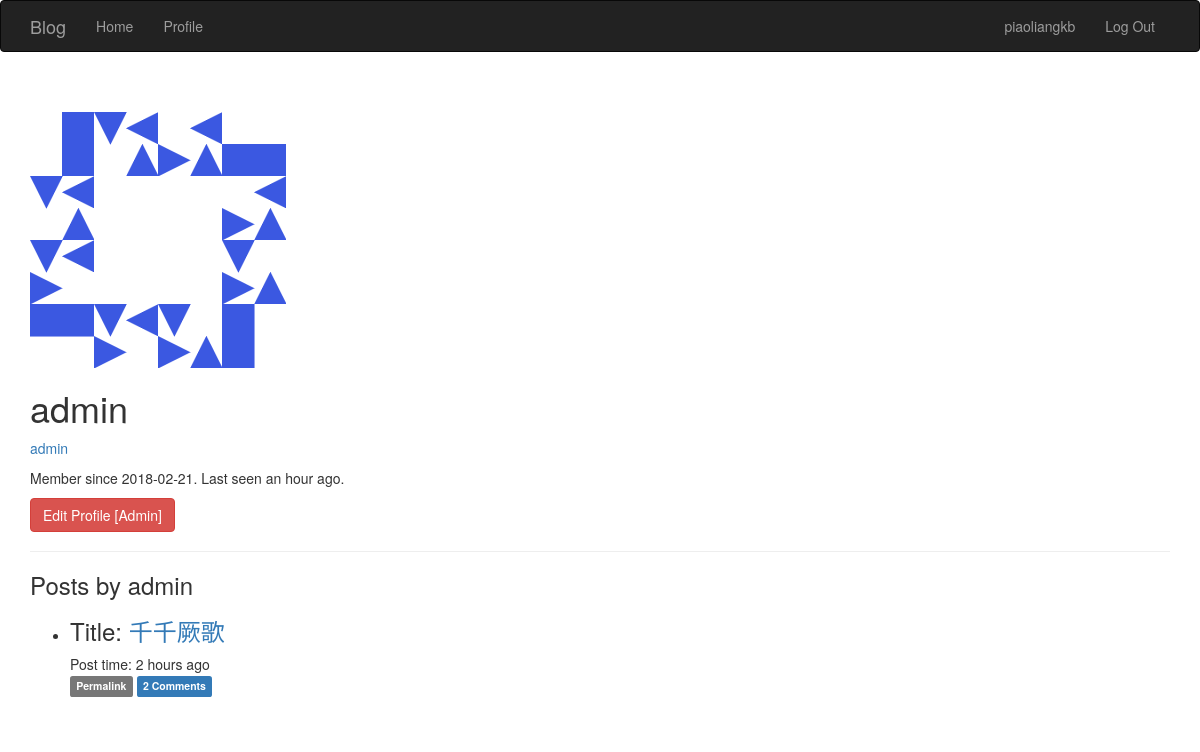
The page /user/admin (signed in) on the database its author committed.
### app/models.py (models this page shows, shortened)
class User(UserMixin, db.Model):
    __tablename__ = 'users'
    id = db.Column(db.Integer, primary_key=True)
    username = db.Column(db.String(64), unique=True, index=True)
    role_id = db.Column(db.Integer, db.ForeignKey('roles.id'))
    password_hash = db.Column(db.String(128))
    email = db.Column(db.String(64), unique=True, index=True)
    posts = db.relationship('Post', backref = 'author', lazy = 'dynamic')
    avatar_hash = db.Column(db.String(32))
    name = db.Column(db.String(64))#real name
    location = db.Column(db.String(64))
    about_me = db.Column(db.Text())
    member_since = db.Column(db.DateTime(), default=datetime.utcnow)
    last_seen = db.Column(db.DateTime(), default=datetime.utcnow)
    avatar = db.Column(db.String(128), default=None)
    comments = db.relationship('Comment', backref='author', lazy='dynamic')
    def ping(self):
        self.last_seen = datetime.utcnow()
        db.session.add(self)
    def can(self, permissions):
        return self.role is not None and (self.role.permissions & permissions) == permissions
    def is_administrator(self):
        return self.can(PERMISSION.ADMIN)
    @property
    def password(self):
        raise AttributeError('password is not a readable attribute')

class Post(db.Model):
    __tablename__ = 'posts'
    id = db.Column(db.Integer, primary_key=True)
    title  = db.Column(db.String, default='this blog')
    body = db.Column(db.Text)
    timestamp = db.Column(db.DateTime, index=True, default=datetime.utcnow)
    author_id = db.Column(db.Integer, db.ForeignKey('users.id'))
    body_html = db.Column(db.Text)#保存转换后markdown文章的html代码
    comments = db.relationship('Comment', backref='post', lazy='dynamic')

### app/main/views.py (the view)
@main.route('/user/<username>')
def user(username):
    user = User.query.filter_by(username=username).first_or_404()
    posts = user.posts.order_by(Post.timestamp.desc()).all()
    return render_template('user.html',user=user, posts=posts)

### app/auth/views.py (called while the page is built)
@auth.before_app_request
def before_request():
    if current_user.is_authenticated:
        current_user.ping()

### app/main/__init__.py (called while the page is built)
@main.app_context_processor
def inject_permissions():
    return dict(Permission=PERMISSION)

### app/models.py (called while the page is built)
@login_manager.user_loader
def load_user(user_id):
    return User.query.get(int(user_id))

### app/templates/user.html (shortened to what this page needs)
{% extends "base.html" %}
{% block page_content %}
<div class="page-header">
<img class="img-rounded profile=tunmbnail" src="/static/avatar/large.png">
    <div class="profile-header">
        <h1>{{ user.username }}</h1>
        {% if current_user.is_administrator() %}
            <p><a href="mailto:{{ user.email }}">{{ user.email }}</a></p>
        {% endif %}
        <p>Member since {{ moment(user.member_since).format('YYYY-MM-DD') }}.
            Last seen {{ moment(user.last_seen).fromNow() }}.
        </p>
        <p>
            {% if current_user.is_administrator() %}
            <a class="btn btn-danger" href="{{ url_for('.edit_profile_admin', id=user.id) }}">Edit Profile [Admin]</a>
            {% endif %}
        </p>
    </div>
</div>
    <h3>Posts by {{ user.username }}</h3>
    <ul class="posts">
    {% for post in posts %}
    <li class="post">
        <div class="post-title">
            <h3>Title: <a href="{{ url_for('.post', id=post.id) }}">{{ post.title }} </a></h3>
        </div>
        <div class="post-content">
            <div class="post-date">Post time: {{ moment(post.timestamp).fromNow() }}</div>
            <div class="post-footer">
                <a href="{{ url_for('.post', id=post.id)}}">
                    <span class="label label-default">Permalink</span>
                    <a href="{{ url_for('.post', id=post.id) }}#comments">
                    <span class="label label-primary">{{ post.comments.count() }} Comments</span>
                    </a>
                </a>
            </div><br>
        </div>
    </li>
    {% endfor %}
</ul>
{% endblock %}

### app/templates/base.html (shortened to what this page needs)
{% extends "bootstrap/base.html" %}
{% block head %}
{{ super() }}
{% endblock %}
{% block navbar %}
<div class="navbar navbar-inverse" role="navigation">
    <div class="container">
        <div class="navbar-header">
            <a class="navbar-brand" href="/">Blog</a>
        </div>
        <div class="navbar-collapse collapse">
            <ul class="nav navbar-nav">
                <li><a href="/">Home</a></li>
                {% if current_user.is_authenticated %}
                <li><a href="{{ url_for('main.user', username=current_user.username) }}">
                    Profile</a></li>
                {% endif %}
            </ul>
            <ul class="nav navbar-nav navbar-right">
                {% if current_user.is_authenticated %}
                    <li><a href="{{ url_for('main.user', username=current_user.username) }}">{{ current_user.username }}</a></li>
                    <li><a href="{{ url_for('auth.logout') }}">Log Out</a></li>
                {% else %}
                    <li><a href="{{ url_for('auth.login') }}">Log In</a> </li>
                {% endif %}
            </ul>
        </div>
    </div>
</div>
{% endblock %}
{% block content %}
<div class="container">
    {% block page_content %}{% endblock %}
</div>
{% endblock %}

### rows shown on the page
User: username "piaoliangkb"
User: username "admin", email "admin", member_since "2018-02-21", last_seen "an hour ago"
Post: title "千千厥歌", timestamp "2 hours ago", comments.count "2"
